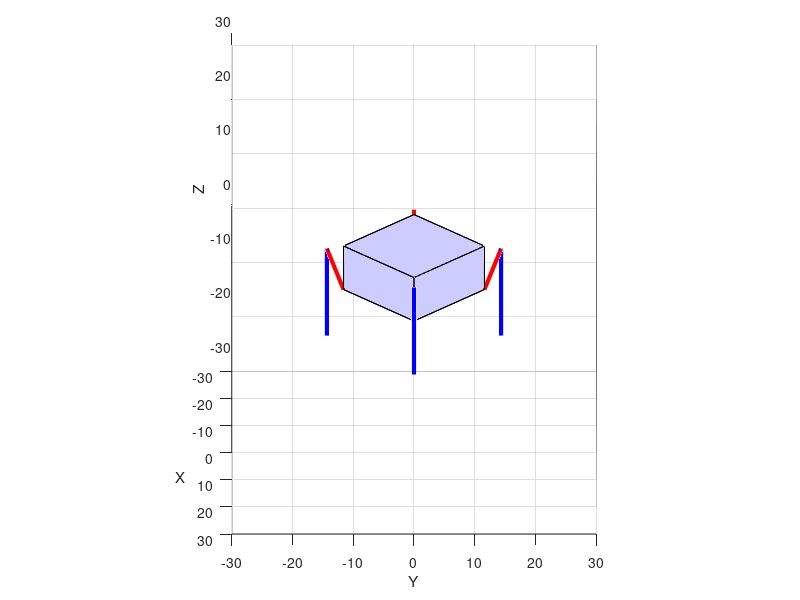

Reproduce this figure in MATLAB.
clc; clear; close all;

%variable setting --------------------------------------------------------
ang1_east = [430:-1:270,270:1:430];           % L1 이동경로설정(EAST)
theta1_east = ang1_east*(pi/180);
r1_east = 8;                                  % L1 원의반지름
x1_east = r1_east*cos(theta1_east)+11.6;      % X축 평행이동 및 설정
z1_east = r1_east*sin(theta1_east);           % Z축 설정

ang2_east = [430:-1:270,270:1:430];           % L2 이동경로 설정(EAST)
theta2_east = ang2_east*(pi/180);
r2_east = 8;                                  % L2 원의반지름
x2_east = r2_east*cos(theta2_east)+11.6;      % X축 평행이동 및 설정
z2_east = r2_east*sin(theta2_east)-16;        % Z축 평행이동 및 설정

ang1_west = [110:1:270,270:-1:110];           % L1 이동경로설정(WEST)
theta1_west = ang1_west*(pi/180);
r1_west = 8;                                  % L1 원의반지름
x1_west = r1_west*cos(theta1_west)-11.6;      % X축 평행이동 및 설정 
z1_west = r1_west*sin(theta1_west);           % Z축 설정

ang2_west = [110:1:270,270:-1:110];           % L2 이동경로 설정(WEST)
theta2_west = ang2_west*(pi/180);
r2_west = 8;                                  % L2원의반지름
x2_west = r2_west*cos(theta2_west)-11.6;      % X축 평행이동 및 설정
z2_west = r2_west*sin(theta2_west)-16;        % Z축 평행이동 및 설정

ang1_north = [430:-1:270,270:1:430];          % L1 이동경로설정(NORTH)
theta1_north = ang1_north*(pi/180);
r1_north = 8;                                 % 원의반지름
y1_north = r1_north*cos(theta1_north)+11.6;   % Y축 평행이동 및 설정 
z1_north = r1_north*sin(theta1_north);        % Z축 설정

ang2_north = [430:-1:270,270:1:430];          % L2 이동경로 설정(NORTH)
theta2_north = ang2_north*(pi/180);
r2_north = 8;                                 % 원의반지름
y2_north = r2_north*cos(theta2_north)+11.6;   % Y축 평행이동 및 설정
z2_north = r2_north*sin(theta2_north)-16;     % Z축 평행이동 및 설정


ang1_south = [110:1:270,270:-1:110];          % L1 이동경로설정(SOUTH)
theta1_south = ang1_south*(pi/180);
r1_south = 8;                                 % 원의반지름
y1_south = r1_south*cos(theta1_south)-11.6;   % Y축 평행이동 및 설정 
z1_south = r1_south*sin(theta1_south);        % Z축 설정

ang2_south = [110:1:270,270:-1:110];          % L2 이동경로 설정(SOUTH)
theta2_south = ang2_south*(pi/180);
r2_south = 8;                                 % 원의반지름
y2_south = r2_south*cos(theta2_south)-11.6;   % Y축 평행이동 및 설정
z2_south = r2_south*sin(theta2_south)-16;     % Z축 평행이동 및 설정


%graph setting ----------------------------------------------------------
hf = figure;                                  %figure창생성
ha = axes(hf);                                %figure창에 좌표넣기

hp1 = plot3(ha,[11.6 x1_east(8)],[0 0],[0 z1_east(8)],'r','Linewidth',3);                    %EAST_L1 다리생성
hold(ha,'on');                                                                               %하나의 figure에 여러개 함수 넣기
hp2 = plot3(ha,[x1_east(8) x2_east(8)],[0 0],[z1_east(8) z2_east(8)],'b','Linewidth',3);     %EAST_L2 다리생성
hp3 = plot3(ha,[-11.6 x1_west(8)],[0 0],[0 z1_west(8)],'r','Linewidth',3);                   %WEST_L1 다리생성
hp4 = plot3(ha,[x1_west(8) x2_west(8)],[0 0],[z1_west(8) z2_west(8)],'b','Linewidth',3);     %WEST_L2 다리생성
hp5 = plot3(ha,[0 0],[11.6 y1_north(8)],[0 z1_north(8)],'r','Linewidth',3);                  %NORTH_L1 다리생성
hp6 = plot3(ha,[0 0],[y1_north(8) y2_north(8)],[z1_north(8) z2_north(8)],'b','Linewidth',3); %NORTH_L2 다리생성
hp7 = plot3(ha,[0 0],[-11.6 y1_south(8)],[0 z1_south(8)],'r','Linewidth',3);                 %SOUTH_L1 다리생성
hp8 = plot3(ha,[0 0],[y1_south(8) y2_south(8)],[z1_south(8) z2_south(8)],'b','Linewidth',3); %SOUTH_L2 다리생성

vertex=[0 -11.6 0;                                                                    %직육면체의 8개 꼭짓점 좌표지정 
        11.6 0 0;
        0 11.6 0;
        -11.6 0 0;
        0 -11.6 8;
        11.6 0 8;
        0 11.6 8;
        -11.6 0 8];
face=[1 2 3 4;                                                                        %직육면체의 6개 면 그리는 순서 지정
      1 2 6 5;
      2 3 7 6;
      3 4 8 7;
      1 4 8 5;
      5 6 7 8];
patch('Faces',face,'Vertices',vertex,'Facecolor',[0.8 0.8 1]);                        %face는 면그리기, vertex는 꼭짓점 지정, facecolor는 색깔
view(3);

axis(ha,'equal');                        %좌표에서 x축, y축 길이 동일
set(ha,'XLim',[-30 30]);                 %좌표에서 x축 설정
set(ha,'YLim',[-30 30]);                 %좌표에서 y축 설정
set(ha,'ZLim',[-30 30]);                 %좌표에서 y축 설정
grid(ha,'on');                           %좌표에 그리드 넣기
xlabel(ha,'X');
ylabel(ha,'Y');
zlabel(ha,'Z');

%camera setting

set(ha,'XTickLabelMode','manual');                  %cam x축 좌표고정
set(ha,'XTickMode','manual');
set(ha,'YTickLabelMode','manual');                  %cam y축 좌표고정
set(ha,'YTickMode','manual');
set(ha,'ZTickLabelMode','manual');                  %cam z축 좌표고정
set(ha,'ZTickMode','manual');
cam_ang = linspace(0,360,length(theta1_west));      %theta1_west와 cam_ang의 벡터값이 같아야하므로 linspace를 이용해 벡터값 맞추기


%motion ------------------------------------------------------------
for i_pt = 1:length(theta1_west)                                %애니매이션 실행 1부터theta_west크기까지 반복

    set(hp1,'XData',[11.6 x1_east(i_pt)], ...                   %L1_EAST 이동하는 선의 x좌표 y좌표를 handle을 이용해 좌표값 반복설정 
            'ZData',[0 z1_east(i_pt)]           );                           
    set(hp2,'XData',[x1_east(i_pt) x2_east(i_pt)], ...          %L2_EAST 이동하는 선의 x좌표 y좌표를 handle을  이용해 좌표값 반복설정 
            'ZData',[z1_east(i_pt) z2_east(i_pt)]      );  
    set(hp3,'XData',[-11.6 x1_west(i_pt)], ...                  %L1_WEST 이동하는 선의 x좌표 y좌표를 handle을 이용해 좌표값 반복설정 
            'ZData',[0 z1_west(i_pt)]           );                           
    set(hp4,'XData',[x1_west(i_pt) x2_west(i_pt)], ...          %L2_WEST 이동하는 선의 x좌표 y좌표를 handle을  이용해 좌표값 반복설정 
            'ZData',[z1_west(i_pt) z2_west(i_pt)]      );                           
    set(hp5,'YData',[11.6 y1_north(i_pt)], ...                  %L1_NORTH 이동하는 선의 x좌표 y좌표를 handle을 이용해 좌표값 반복설정 
            'ZData',[0 z1_north(i_pt)]           );                           
    set(hp6,'YData',[y1_north(i_pt) y2_north(i_pt)], ...        %L2_NORTH 이동하는 선의 x좌표 y좌표를 handle을  이용해 좌표값 반복설정 
            'ZData',[z1_north(i_pt) z2_north(i_pt)]      );                           
    set(hp7,'YData',[-11.6 y1_south(i_pt)], ...                 %L1_SOUTH 이동하는 선의 x좌표 y좌표를 handle을 이용해 좌표값 반복설정 
            'ZData',[0 z1_south(i_pt)]           );                           
    set(hp8,'YData',[y1_south(i_pt) y2_south(i_pt)], ...        %L2_SOUTH 이동하는 선의 x좌표 y좌표를 handle을  이용해 좌표값 반복설정 
            'ZData',[z1_south(i_pt) z2_south(i_pt)]      );                           

    cam_x = 60*cos(cam_ang(i_pt)*pi/180);                       %x축 으로 돌아가는 속도 조절
    cam_y = 60*sin(cam_ang(i_pt)*pi/180);                       %y축 으로 돌아가는 속도 조절
    cam_z = 30;                                                 %z축은 고정(위에서 내려다보기)
    set(ha,'CameraPosition',[cam_x cam_y cam_z]);               %cam의 handle속성값 바꾸기

pause(0.035);                                                %0.035초 딜레이 0에가까울수록 빠름(drawnow함수 이용시 제일 빠름)
end